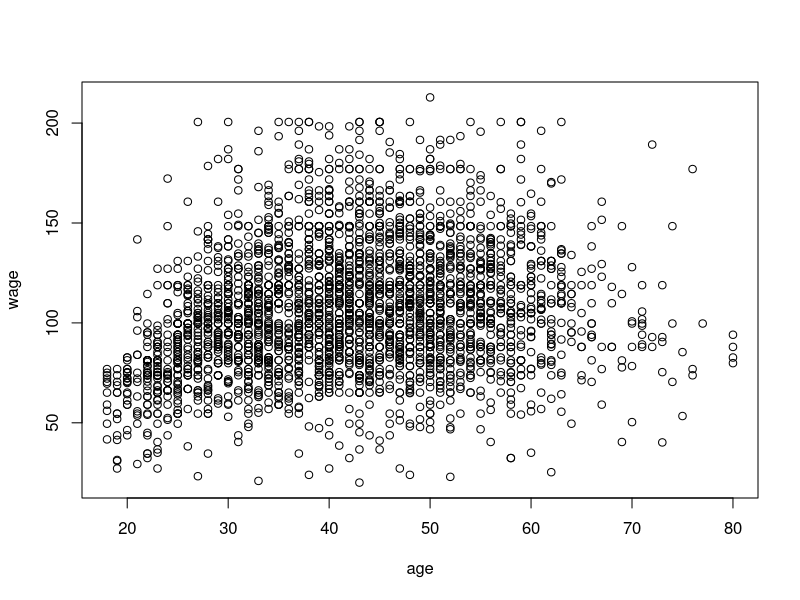
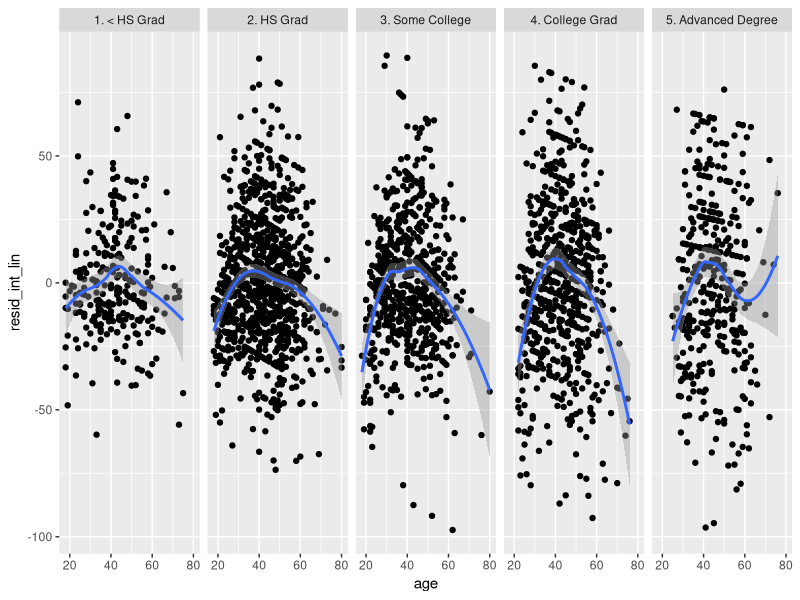
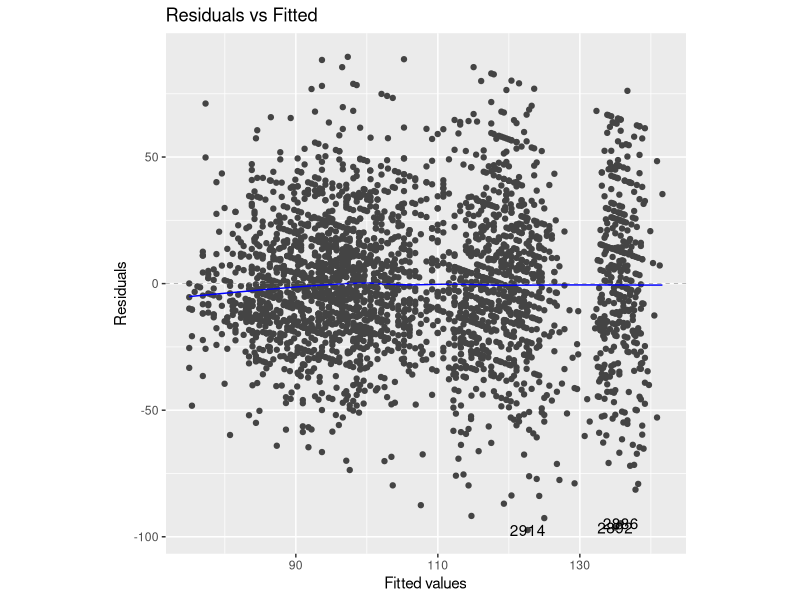
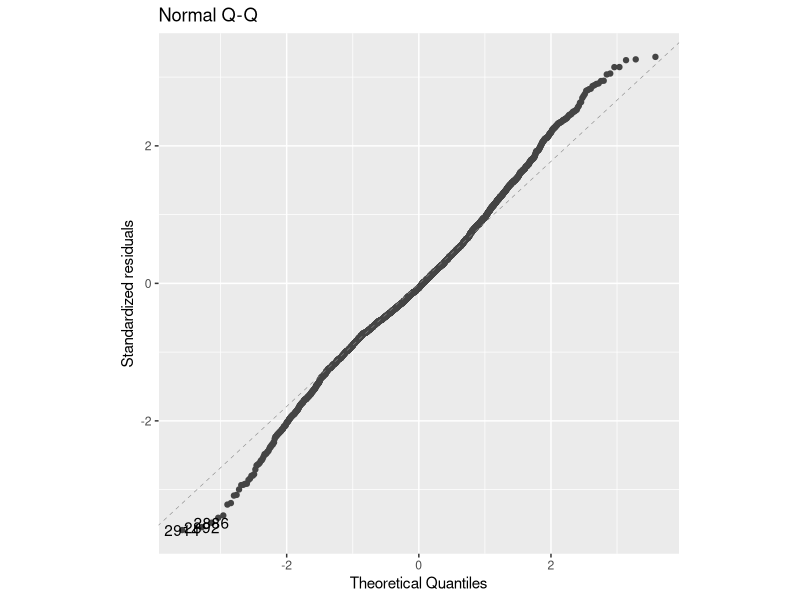
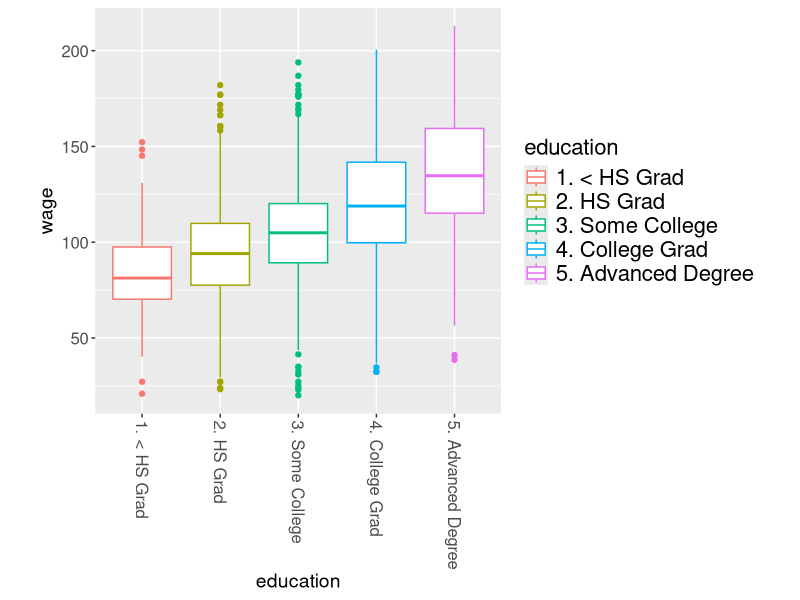
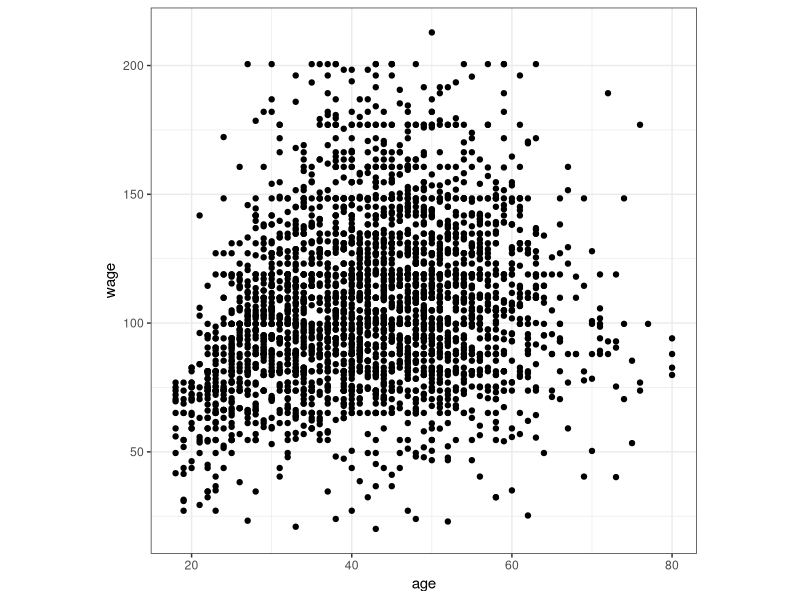
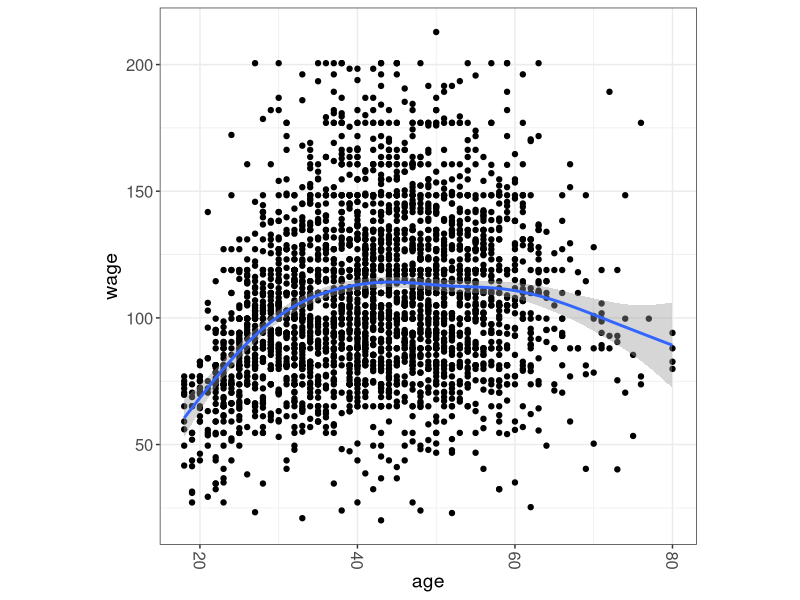
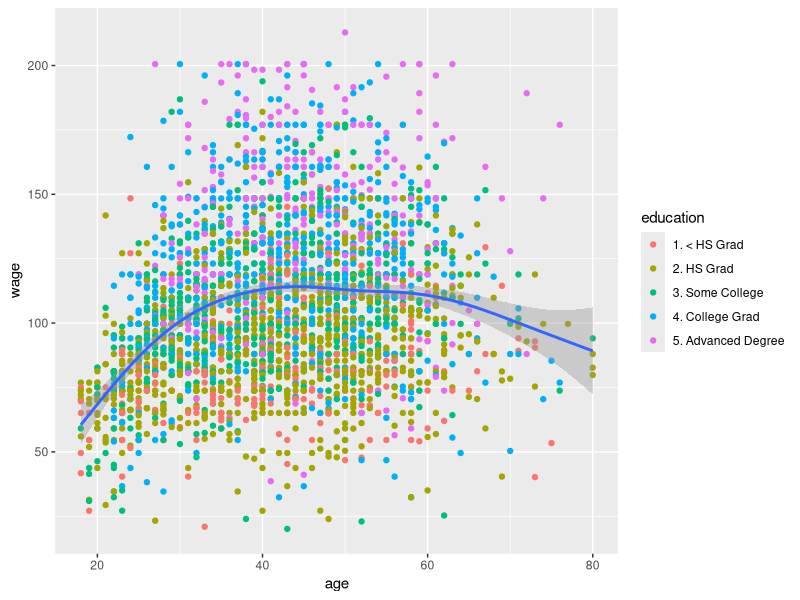

Generate these figures, in order, with R:
library(tidyverse)
library(ggfortify)
library(splines)
library(xtable)
rm(list = ls())

data_wage = read_csv("wage_data.csv")

head(data_wage)

attach(data_wage)
summary(data_wage)

plot(age,wage)

lm_prelim = lm(wage ~ age+education ,data = data_wage)

lm_wage = lm(wage ~ age*education ,data = data_wage)

data_wage$resid_int_lin = resid(lm_wage)
ggplot(data_wage,aes(x = age,y = resid_int_lin)) + geom_point() +
  geom_smooth() + facet_grid(cols = vars(education))


autoplot(lm_wage, which = 1, ncol = 1, nrow = 1) +
  theme(aspect.ratio = 1)

autoplot(lm_wage, which = 2, ncol = 1, nrow = 1) +
  theme(aspect.ratio = 1)
# box plot for education



ggplot(data_wage) + 
  geom_boxplot(aes(x = education,y = wage,col = education)) + 
  theme(legend.text = element_text(size = 16),
        legend.title = element_text(size = 16),
        axis.text.x = element_text(size = 12,angle = 270,
                                   hjust = 0,vjust = .5),
        axis.text.y = element_text(size = 12),
        axis.title = element_text(size = 14)) +
  theme(aspect.ratio = 1)


# scatter age and wage

ggplot(data_wage) + geom_point(aes(x = age,y = wage)) +
  theme_bw() +
  theme(aspect.ratio = 1)

ggplot(data_wage,aes(x = age,y = wage)) + geom_point() +
  geom_smooth() +
  theme_bw() +
  theme(legend.text = element_text(size = 16),
        legend.title = element_text(size = 16),
        axis.text.x = element_text(size = 12,angle = 270,hjust = 0,vjust = .5),
        axis.text.y = element_text(size = 12),
        axis.title = element_text(size = 14)) +
  theme(aspect.ratio = 1)

ggplot(data_wage) + geom_point(aes(x = age,y = wage,col = education)) + 
  geom_smooth(aes(x = age,y = wage))


ggplot(data_wage) + geom_point(aes(x = age,y = wage,col = education)) + 
  geom_smooth(aes(x = age,y = wage,group = education, col = education),size = 1.5)

ggplot(data_wage,aes(x = age,y = wage,col = education)) + 
  geom_point(alpha = 0.5) +
  geom_smooth(se= FALSE,method = "lm") +
  theme_bw() +
  theme(legend.text = element_text(size = 16),
        legend.title = element_text(size = 16),
        axis.text.x = element_text(size = 12,angle = 270,hjust = 0,vjust = .5),
        axis.text.y = element_text(size = 12),
        axis.title = element_text(size = 14)) +
  theme(aspect.ratio = 1)



# scatter age with linear model fit


ggplot(data_wage,aes(x = age,y = wage,col = education)) + 
  geom_point(alpha = 0.5) +
  geom_smooth(se= FALSE) +
  theme_bw() +
  theme(legend.text = element_text(size = 16),
        legend.title = element_text(size = 16),
        axis.text.x = element_text(size = 12,angle = 270,hjust = 0,vjust = .5),
        axis.text.y = element_text(size = 12),
        axis.title = element_text(size = 14)) +
  theme(aspect.ratio = 1)


################# Step-wise functions models


lm_step = lm(wage ~ education +
               I(age >= 25 & age < 35) + 
               I(age >= 35 & age < 55) + 
               I(age >= 55 & age < 65) + 
               I(age >= 65) ,data = data_wage)
data_wage$pred_step = predict(lm_step)


lm_step2 = lm(wage ~ education*(I(age >= 25 & age < 35) + 
               I(age >= 35 & age < 55) + 
               I(age >= 55 & age < 65) + 
               I(age >= 65)) ,data = data_wage)
data_wage$pred_step2 = predict(lm_step2)

ggplot(data_wage[order(data_wage$age),]) + geom_point(aes(x = age,y = wage)) + 
  geom_line(aes(x = age,y = pred_step,group = education, col = education),size = 1.5)+
  theme(legend.text = element_text(size = 16),
        legend.title = element_text(size = 16),
        axis.text.x = element_text(size = 12,angle = 270,hjust = 0,vjust = .5),
        axis.text.y = element_text(size = 12),
        axis.title = element_text(size = 14)) +
  theme(aspect.ratio = 1)

ggplot(data_wage[order(data_wage$age),]) + geom_point(aes(x = age,y = wage)) + 
  geom_line(aes(x = age,y = pred_step2,group = education, col = education),size = 1.5)+
  theme(legend.text = element_text(size = 16),
        legend.title = element_text(size = 16),
        axis.text.x = element_text(size = 12,angle = 270,hjust = 0,vjust = .5),
        axis.text.y = element_text(size = 12),
        axis.title = element_text(size = 14)) +
  theme(aspect.ratio = 1)

summary(lm_step)

anova(lm_prelim,lm_step,lm_step2)



################# polynomial models

lm_poly = lm(wage ~ education +  poly(age,4),data = data_wage)
lm_poly_int = lm(wage ~ education*poly(age,4),data = data_wage)

data_wage$pred_poly = predict(lm_poly)
data_wage$pred_poly_int = predict(lm_poly_int)

ggplot(data_wage[order(data_wage$age),]) + geom_point(aes(x = age,y = wage)) + 
  geom_line(aes(x = age,y = pred_poly,group = education, col = education),size = 1.5)+
  theme(legend.text = element_text(size = 16),
        legend.title = element_text(size = 16),
        axis.text.x = element_text(size = 12,angle = 270,hjust = 0,vjust = .5),
        axis.text.y = element_text(size = 12),
        axis.title = element_text(size = 14)) +
  theme(aspect.ratio = 1)

ggplot(data_wage[order(data_wage$age),]) + geom_point(aes(x = age,y = wage)) + 
  geom_line(aes(x = age,y = pred_poly_int,group = education, col = education),size = 1.5)+
  theme(legend.text = element_text(size = 16),
        legend.title = element_text(size = 16),
        axis.text.x = element_text(size = 12,angle = 270,hjust = 0,vjust = .5),
        axis.text.y = element_text(size = 12),
        axis.title = element_text(size = 14)) +
  theme(aspect.ratio = 1)



################# spline models



lm_spline_linear = lm(wage ~ education + 
                        bs(age,knots = quantile(age,c(0.5)), degree = 1),
                      data = data_wage)

lm_spline_linear_int = lm(wage ~ education * 
                        bs(age,knots = quantile(age,c(0.5)), degree = 1),
                      data = data_wage)

data_wage$pred_linear_spline = predict(lm_spline_linear)
data_wage$pred_linear_spline_int = predict(lm_spline_linear_int)

ggplot(data_wage[order(data_wage$age),]) + geom_point(aes(x = age,y = wage)) + 
  geom_line(aes(x = age,y = pred_linear_spline,group = education, col = education),size = 1.5)+
  theme(legend.text = element_text(size = 16),
        legend.title = element_text(size = 16),
        axis.text.x = element_text(size = 12,angle = 270,hjust = 0,vjust = .5),
        axis.text.y = element_text(size = 12),
        axis.title = element_text(size = 14)) +
  theme(aspect.ratio = 1)

ggplot(data_wage[order(data_wage$age),]) + geom_point(aes(x = age,y = wage)) + 
  geom_line(aes(x = age,y = pred_linear_spline_int,group = education, col = education),size = 1.5)+
  theme(legend.text = element_text(size = 16),
        legend.title = element_text(size = 16),
        axis.text.x = element_text(size = 12,angle = 270,hjust = 0,vjust = .5),
        axis.text.y = element_text(size = 12),
        axis.title = element_text(size = 14)) +
  theme(aspect.ratio = 1)


lm_spline_quad = lm(wage ~ education + 
                        bs(age,knots = quantile(age,c(0.5)), degree = 2),
                      data = data_wage)

lm_spline_quad_int = lm(wage ~ education * 
                            bs(age,knots = quantile(age,c(0.5)), degree = 2),
                          data = data_wage)

data_wage$pred_quad_spline = predict(lm_spline_quad)
data_wage$pred_quad_spline_int = predict(lm_spline_quad_int)

ggplot(data_wage[order(data_wage$age),]) + geom_point(aes(x = age,y = wage)) + 
  geom_line(aes(x = age,y = pred_quad_spline,group = education, col = education),size = 1.5)+
  theme(legend.text = element_text(size = 16),
        legend.title = element_text(size = 16),
        axis.text.x = element_text(size = 12,angle = 270,hjust = 0,vjust = .5),
        axis.text.y = element_text(size = 12),
        axis.title = element_text(size = 14)) +
  theme(aspect.ratio = 1)

ggplot(data_wage[order(data_wage$age),]) + geom_point(aes(x = age,y = wage)) + 
  geom_line(aes(x = age,y = pred_quad_spline_int,group = education, col = education),size = 1.5)+
  theme(legend.text = element_text(size = 16),
        legend.title = element_text(size = 16),
        axis.text.x = element_text(size = 12,angle = 270,hjust = 0,vjust = .5),
        axis.text.y = element_text(size = 12),
        axis.title = element_text(size = 14)) +
  theme(aspect.ratio = 1)




lm_spline_cubic = lm(wage ~ education + 
                      bs(age,knots = quantile(age,c(0.5)), degree = 3),
                    data = data_wage)

lm_spline_cubic_int = lm(wage ~ education * 
                          bs(age,knots = quantile(age,c(0.5)), degree = 3),
                        data = data_wage)

data_wage$pred_cubic_spline = predict(lm_spline_cubic)
data_wage$pred_cubic_spline_int = predict(lm_spline_cubic_int)



ggplot(data_wage[order(data_wage$age),]) + geom_point(aes(x = age,y = wage)) + 
  geom_line(aes(x = age,y = pred_cubic_spline,group = education, col = education),size = 1.5)+
  theme(legend.text = element_text(size = 16),
        legend.title = element_text(size = 16),
        axis.text.x = element_text(size = 12,angle = 270,hjust = 0,vjust = .5),
        axis.text.y = element_text(size = 12),
        axis.title = element_text(size = 14)) +
  theme(aspect.ratio = 1)

ggplot(data_wage[order(data_wage$age),]) + geom_point(aes(x = age,y = wage)) + 
  geom_line(aes(x = age,y = pred_cubic_spline_int,group = education, col = education),size = 1.5)+
  theme(legend.text = element_text(size = 16),
        legend.title = element_text(size = 16),
        axis.text.x = element_text(size = 12,angle = 270,hjust = 0,vjust = .5),
        axis.text.y = element_text(size = 12),
        axis.title = element_text(size = 14)) +
  theme(aspect.ratio = 1)




AIC(lm_prelim)
AIC(lm_wage)

AIC(lm_step)
AIC(lm_step2)

AIC(lm_poly)
AIC(lm_poly_int)

AIC(lm_spline_linear)
AIC(lm_spline_linear_int)

AIC(lm_spline_quad)
AIC(lm_spline_quad_int)

AIC(lm_spline_cubic)
AIC(lm_spline_cubic_int)


ggplot(data_wage,aes(x = age,y = wage,group = education)) + 
  geom_point(alpha = 0.3) +
  stat_smooth(aes(col = education),method = "lm",
              formula = y ~ poly(x,4), size = 1) +
  theme_bw() +
  theme(legend.text = element_text(size = 16),
        legend.title = element_text(size = 16),
        axis.text.x = element_text(size = 12,angle = 270,hjust = 0,vjust = .5),
        axis.text.y = element_text(size = 12),
        axis.title = element_text(size = 14)) +
  theme(aspect.ratio = 0.5)
